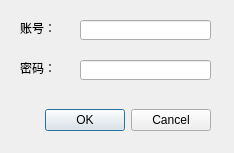
<?xml version="1.0" encoding="UTF-8"?>
<ui version="4.0">
 <class>Dialog</class>
 <widget class="QDialog" name="Dialog">
  <property name="geometry">
   <rect>
    <x>0</x>
    <y>0</y>
    <width>234</width>
    <height>153</height>
   </rect>
  </property>
  <property name="windowTitle">
   <string>用户登录</string>
  </property>
  <widget class="QDialogButtonBox" name="buttonBox">
   <property name="geometry">
    <rect>
     <x>-10</x>
     <y>100</y>
     <width>221</width>
     <height>41</height>
    </rect>
   </property>
   <property name="orientation">
    <enum>Qt::Horizontal</enum>
   </property>
   <property name="standardButtons">
    <set>QDialogButtonBox::Cancel|QDialogButtonBox::Ok</set>
   </property>
   <property name="centerButtons">
    <bool>false</bool>
   </property>
  </widget>
  <widget class="QLabel" name="label">
   <property name="geometry">
    <rect>
     <x>20</x>
     <y>20</y>
     <width>68</width>
     <height>15</height>
    </rect>
   </property>
   <property name="text">
    <string>账号：</string>
   </property>
  </widget>
  <widget class="QLabel" name="label_2">
   <property name="geometry">
    <rect>
     <x>20</x>
     <y>60</y>
     <width>68</width>
     <height>15</height>
    </rect>
   </property>
   <property name="text">
    <string>密码：</string>
   </property>
  </widget>
  <widget class="QLineEdit" name="lineEdit">
   <property name="geometry">
    <rect>
     <x>80</x>
     <y>20</y>
     <width>131</width>
     <height>20</height>
    </rect>
   </property>
  </widget>
  <widget class="QLineEdit" name="lineEdit_2">
   <property name="geometry">
    <rect>
     <x>80</x>
     <y>60</y>
     <width>131</width>
     <height>20</height>
    </rect>
   </property>
   <property name="echoMode">
    <enum>QLineEdit::Password</enum>
   </property>
  </widget>
 </widget>
 <resources/>
 <connections>
  <connection>
   <sender>buttonBox</sender>
   <signal>rejected()</signal>
   <receiver>Dialog</receiver>
   <slot>reject()</slot>
   <hints>
    <hint type="sourcelabel">
     <x>316</x>
     <y>260</y>
    </hint>
    <hint type="destinationlabel">
     <x>286</x>
     <y>274</y>
    </hint>
   </hints>
  </connection>
  <connection>
   <sender>buttonBox</sender>
   <signal>accepted()</signal>
   <receiver>Dialog</receiver>
   <slot>accept()</slot>
   <hints>
    <hint type="sourcelabel">
     <x>248</x>
     <y>254</y>
    </hint>
    <hint type="destinationlabel">
     <x>157</x>
     <y>274</y>
    </hint>
   </hints>
  </connection>
 </connections>
</ui>
